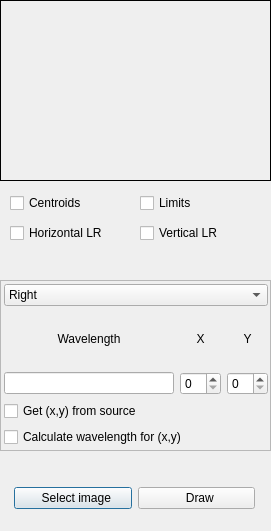
<?xml version="1.0" encoding="UTF-8"?>
<ui version="4.0">
 <class>selWathToCheck</class>
 <widget class="QDialog" name="selWathToCheck">
  <property name="geometry">
   <rect>
    <x>0</x>
    <y>0</y>
    <width>271</width>
    <height>531</height>
   </rect>
  </property>
  <property name="windowTitle">
   <string>Dialog</string>
  </property>
  <widget class="QLabel" name="labelImg">
   <property name="geometry">
    <rect>
     <x>0</x>
     <y>0</y>
     <width>271</width>
     <height>181</height>
    </rect>
   </property>
   <property name="frameShape">
    <enum>QFrame::Box</enum>
   </property>
   <property name="lineWidth">
    <number>1</number>
   </property>
   <property name="text">
    <string/>
   </property>
  </widget>
  <widget class="QCheckBox" name="checkBoxCentroids">
   <property name="geometry">
    <rect>
     <x>10</x>
     <y>190</y>
     <width>95</width>
     <height>26</height>
    </rect>
   </property>
   <property name="text">
    <string>Centroids</string>
   </property>
  </widget>
  <widget class="QCheckBox" name="checkBoxHorizLR">
   <property name="geometry">
    <rect>
     <x>10</x>
     <y>220</y>
     <width>121</width>
     <height>26</height>
    </rect>
   </property>
   <property name="text">
    <string>Horizontal LR</string>
   </property>
  </widget>
  <widget class="QCheckBox" name="checkBoxVertLR">
   <property name="geometry">
    <rect>
     <x>140</x>
     <y>220</y>
     <width>121</width>
     <height>26</height>
    </rect>
   </property>
   <property name="text">
    <string>Vertical LR</string>
   </property>
  </widget>
  <widget class="QFrame" name="frame">
   <property name="geometry">
    <rect>
     <x>0</x>
     <y>280</y>
     <width>271</width>
     <height>171</height>
    </rect>
   </property>
   <property name="frameShape">
    <enum>QFrame::StyledPanel</enum>
   </property>
   <property name="frameShadow">
    <enum>QFrame::Raised</enum>
   </property>
   <widget class="QWidget" name="layoutWidget">
    <property name="geometry">
     <rect>
      <x>4</x>
      <y>4</y>
      <width>264</width>
      <height>163</height>
     </rect>
    </property>
    <layout class="QGridLayout" name="gridLayout_3">
     <item row="0" column="0">
      <widget class="QComboBox" name="comboBoxSide">
       <item>
        <property name="text">
         <string>Right</string>
        </property>
       </item>
       <item>
        <property name="text">
         <string>Up</string>
        </property>
       </item>
       <item>
        <property name="text">
         <string>Left</string>
        </property>
       </item>
       <item>
        <property name="text">
         <string>Down</string>
        </property>
       </item>
      </widget>
     </item>
     <item row="1" column="0">
      <layout class="QGridLayout" name="gridLayout">
       <item row="0" column="0">
        <widget class="QLabel" name="label">
         <property name="text">
          <string>Wavelength</string>
         </property>
         <property name="alignment">
          <set>Qt::AlignCenter</set>
         </property>
        </widget>
       </item>
       <item row="0" column="1">
        <widget class="QLabel" name="label_2">
         <property name="text">
          <string>X</string>
         </property>
         <property name="alignment">
          <set>Qt::AlignCenter</set>
         </property>
        </widget>
       </item>
       <item row="0" column="2">
        <widget class="QLabel" name="label_3">
         <property name="text">
          <string>Y</string>
         </property>
         <property name="alignment">
          <set>Qt::AlignCenter</set>
         </property>
        </widget>
       </item>
       <item row="1" column="0">
        <widget class="QLineEdit" name="txtWavelength"/>
       </item>
       <item row="1" column="1">
        <widget class="QSpinBox" name="spinBoxX"/>
       </item>
       <item row="1" column="2">
        <widget class="QSpinBox" name="spinBoxY"/>
       </item>
      </layout>
     </item>
     <item row="2" column="0">
      <widget class="QCheckBox" name="checkBoxFromWavelenght">
       <property name="toolTip">
        <string>&lt;html&gt;&lt;head/&gt;&lt;body&gt;&lt;p&gt;It uses the wavelenght and calculculates its coordinates respect to the source centroid.&lt;/p&gt;&lt;/body&gt;&lt;/html&gt;</string>
       </property>
       <property name="text">
        <string>Get (x,y) from source</string>
       </property>
      </widget>
     </item>
     <item row="3" column="0">
      <widget class="QCheckBox" name="checkBoxFromXY">
       <property name="text">
        <string>Calculate wavelength for (x,y)</string>
       </property>
      </widget>
     </item>
    </layout>
   </widget>
  </widget>
  <widget class="QWidget" name="layoutWidget">
   <property name="geometry">
    <rect>
     <x>14</x>
     <y>480</y>
     <width>241</width>
     <height>36</height>
    </rect>
   </property>
   <layout class="QGridLayout" name="gridLayout_2">
    <item row="0" column="0">
     <widget class="QPushButton" name="pbLoadImage">
      <property name="enabled">
       <bool>true</bool>
      </property>
      <property name="toolTip">
       <string>&lt;html&gt;&lt;head/&gt;&lt;body&gt;&lt;p&gt;Select image&lt;/p&gt;&lt;/body&gt;&lt;/html&gt;</string>
      </property>
      <property name="text">
       <string>  Select image</string>
      </property>
      <property name="icon">
       <iconset resource="lstImgs.qrc">
        <normaloff>:/new/icons/imagenInte/newProject.jpeg</normaloff>:/new/icons/imagenInte/newProject.jpeg</iconset>
      </property>
     </widget>
    </item>
    <item row="0" column="1">
     <widget class="QPushButton" name="pbCentroids">
      <property name="enabled">
       <bool>true</bool>
      </property>
      <property name="toolTip">
       <string>&lt;html&gt;&lt;head/&gt;&lt;body&gt;&lt;p&gt;Evaluate centroids&lt;/p&gt;&lt;/body&gt;&lt;/html&gt;</string>
      </property>
      <property name="text">
       <string>  Draw</string>
      </property>
      <property name="icon">
       <iconset resource="lstImgs.qrc">
        <normaloff>:/new/icons/imagenInte/add-542.png</normaloff>:/new/icons/imagenInte/add-542.png</iconset>
      </property>
     </widget>
    </item>
   </layout>
  </widget>
  <widget class="QCheckBox" name="checkBoxLimits">
   <property name="geometry">
    <rect>
     <x>140</x>
     <y>190</y>
     <width>95</width>
     <height>26</height>
    </rect>
   </property>
   <property name="text">
    <string>Limits</string>
   </property>
  </widget>
 </widget>
 <resources>
  <include location="lstImgs.qrc"/>
 </resources>
 <connections/>
</ui>
